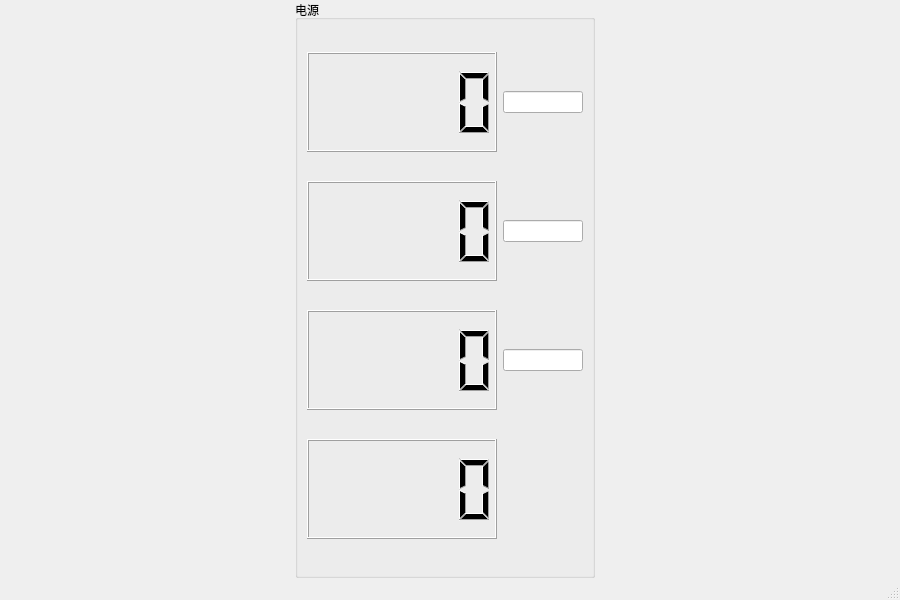
<?xml version="1.0" encoding="UTF-8"?>
<ui version="4.0">
 <class>MainWindow</class>
 <widget class="QMainWindow" name="MainWindow">
  <property name="geometry">
   <rect>
    <x>0</x>
    <y>0</y>
    <width>900</width>
    <height>600</height>
   </rect>
  </property>
  <property name="windowTitle">
   <string>示波器截图</string>
  </property>
  <widget class="QWidget" name="centralwidget">
   <layout class="QVBoxLayout" name="verticalLayout_2">
    <property name="spacing">
     <number>0</number>
    </property>
    <property name="leftMargin">
     <number>0</number>
    </property>
    <property name="topMargin">
     <number>0</number>
    </property>
    <property name="rightMargin">
     <number>0</number>
    </property>
    <property name="bottomMargin">
     <number>0</number>
    </property>
    <item>
     <layout class="QVBoxLayout" name="mainLayout">
      <property name="spacing">
       <number>10</number>
      </property>
      <item>
       <layout class="QHBoxLayout" name="horizontalLayout">
        <property name="rightMargin">
         <number>10</number>
        </property>
        <item>
         <layout class="QVBoxLayout" name="layoutScope"/>
        </item>
        <item>
         <widget class="QGroupBox" name="groupPower">
          <property name="sizePolicy">
           <sizepolicy hsizetype="Fixed" vsizetype="Preferred">
            <horstretch>0</horstretch>
            <verstretch>0</verstretch>
           </sizepolicy>
          </property>
          <property name="minimumSize">
           <size>
            <width>300</width>
            <height>0</height>
           </size>
          </property>
          <property name="maximumSize">
           <size>
            <width>300</width>
            <height>16777215</height>
           </size>
          </property>
          <property name="title">
           <string>电源</string>
          </property>
          <layout class="QGridLayout" name="gridLayout">
           <item row="3" column="0">
            <widget class="QLCDNumber" name="lcdNumber_4">
             <property name="sizePolicy">
              <sizepolicy hsizetype="Minimum" vsizetype="Fixed">
               <horstretch>0</horstretch>
               <verstretch>0</verstretch>
              </sizepolicy>
             </property>
             <property name="minimumSize">
              <size>
               <width>0</width>
               <height>100</height>
              </size>
             </property>
             <property name="maximumSize">
              <size>
               <width>16777215</width>
               <height>100</height>
              </size>
             </property>
            </widget>
           </item>
           <item row="1" column="0">
            <widget class="QLCDNumber" name="lcdNumber_2">
             <property name="sizePolicy">
              <sizepolicy hsizetype="Minimum" vsizetype="Fixed">
               <horstretch>0</horstretch>
               <verstretch>0</verstretch>
              </sizepolicy>
             </property>
             <property name="minimumSize">
              <size>
               <width>0</width>
               <height>100</height>
              </size>
             </property>
             <property name="maximumSize">
              <size>
               <width>16777215</width>
               <height>100</height>
              </size>
             </property>
            </widget>
           </item>
           <item row="2" column="0">
            <widget class="QLCDNumber" name="lcdNumber_3">
             <property name="sizePolicy">
              <sizepolicy hsizetype="Minimum" vsizetype="Fixed">
               <horstretch>0</horstretch>
               <verstretch>0</verstretch>
              </sizepolicy>
             </property>
             <property name="minimumSize">
              <size>
               <width>0</width>
               <height>100</height>
              </size>
             </property>
             <property name="maximumSize">
              <size>
               <width>16777215</width>
               <height>100</height>
              </size>
             </property>
            </widget>
           </item>
           <item row="0" column="0">
            <widget class="QLCDNumber" name="lcdNumber">
             <property name="sizePolicy">
              <sizepolicy hsizetype="Minimum" vsizetype="Fixed">
               <horstretch>0</horstretch>
               <verstretch>0</verstretch>
              </sizepolicy>
             </property>
             <property name="minimumSize">
              <size>
               <width>0</width>
               <height>100</height>
              </size>
             </property>
             <property name="maximumSize">
              <size>
               <width>16777215</width>
               <height>100</height>
              </size>
             </property>
            </widget>
           </item>
           <item row="0" column="1">
            <widget class="QLineEdit" name="lineEditPowerVal">
             <property name="maximumSize">
              <size>
               <width>80</width>
               <height>16777215</height>
              </size>
             </property>
             <property name="inputMethodHints">
              <set>Qt::ImhNone</set>
             </property>
            </widget>
           </item>
           <item row="1" column="1">
            <widget class="QLineEdit" name="lineEditPowerCurr">
             <property name="maximumSize">
              <size>
               <width>80</width>
               <height>16777215</height>
              </size>
             </property>
            </widget>
           </item>
           <item row="2" column="1">
            <widget class="QLineEdit" name="lineEditLoadCurr">
             <property name="maximumSize">
              <size>
               <width>80</width>
               <height>16777215</height>
              </size>
             </property>
            </widget>
           </item>
          </layout>
         </widget>
        </item>
       </layout>
      </item>
     </layout>
    </item>
   </layout>
  </widget>
  <widget class="QMenuBar" name="menubar">
   <property name="geometry">
    <rect>
     <x>0</x>
     <y>0</y>
     <width>900</width>
     <height>23</height>
    </rect>
   </property>
  </widget>
  <widget class="QStatusBar" name="statusbar"/>
 </widget>
 <resources/>
 <connections/>
</ui>
